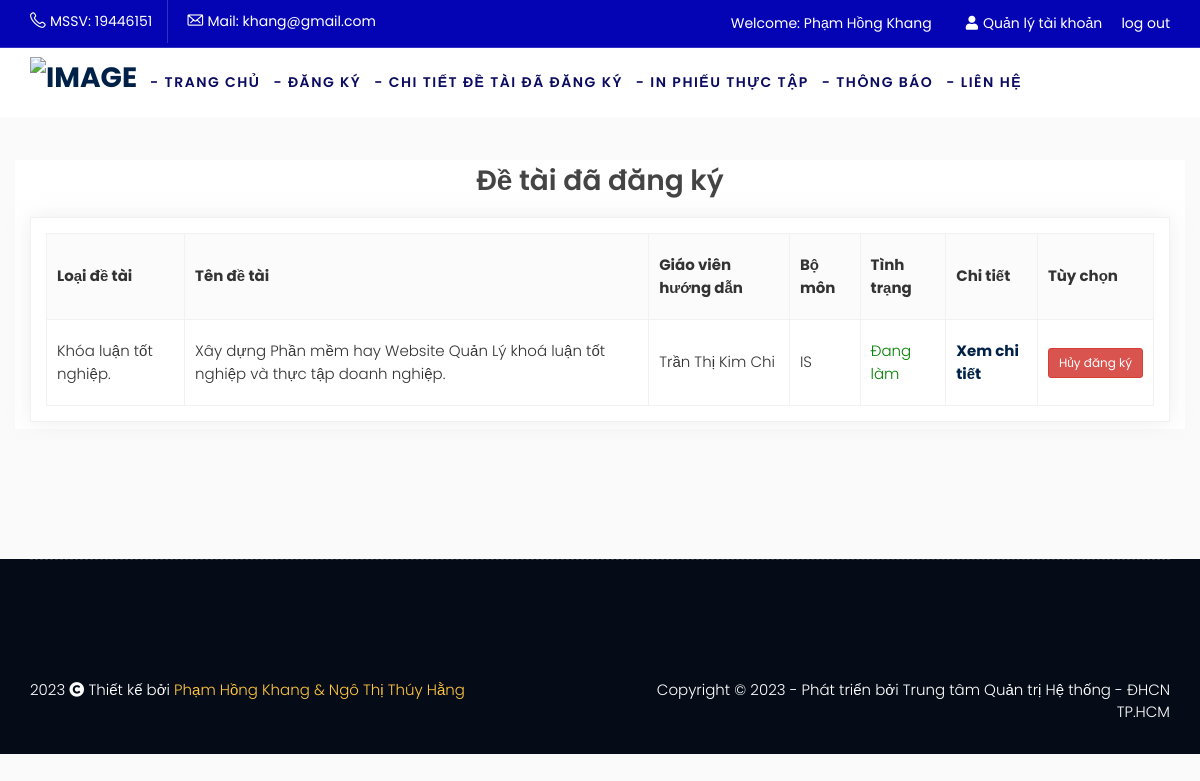
/index.php?option=registeredtopic_detail (signed in), run on the app's committed database.
### tables this page shows
CREATE TABLE `registertopic` (
  `ID` int NOT NULL,
  `Name` varchar(200) DEFAULT NULL,
  `StudentID` varchar(200) DEFAULT NULL,
  `ClassRoom` varchar(200) DEFAULT NULL,
  `username` varchar(255) NOT NULL,
  `StudentName` varchar(200) DEFAULT NULL,
  `GroupName` varchar(200) DEFAULT NULL,
  `Process` int DEFAULT NULL,
  `TopicType` varchar(200) DEFAULT NULL,
  `TopicName` varchar(200) DEFAULT NULL,
  `TeacherID` int DEFAULT NULL,
  `TeacherName` varchar(200) DEFAULT NULL,
  `Subject` varchar(200) DEFAULT NULL,
  `Type` int DEFAULT NULL,
  `Status` int DEFAULT NULL,
  `GuidePoints` float DEFAULT NULL,
  `PointProcess` float DEFAULT NULL,
  `Commnet` varchar(500) DEFAULT NULL,
  `Commentcounter` varchar(255) DEFAULT NULL,
  `ThesisTopicID` int DEFAULT NULL,
  `SupervisingTeacherID` int DEFAULT NULL
);

### system/load.php (called while the page is built, shortened)
<?php
function loadComponent($page=true)
{
	$pathView='views/';
	if($page==true)
	{
		$pathView.='pages/';
		if(isset($_REQUEST['option']))
		{
			$pathView.=$_REQUEST['option'];
			if($_REQUEST['option']=='cart')
			{
				if(isset($_REQUEST['cat']))
				{
					$pathView.='-'.$_REQUEST['cat'].'.php';
				}
				else
				{
					$pathView.='.php';
				}
			}
			else
			{
				if(isset($_REQUEST['id']))
				{
					$pathView.='-detail.php';
				}
				else
				{
					if(isset($_REQUEST['cat']))
					{
						$pathView.='-category.php';
					}
					else
					{
						$pathView.='.php';
					}
				}
			}
		}
		else
		{
			$pathView.='home.php';
		}
	}
	require_once($pathView);
}
function loadModel($name)
{
	$model = ucfirst(strtolower($name));
	$pathView ='models/'.$model.'.php';
	return new $model;
}
?>

### index.php (called while the page is built, shortened)
<?php
require_once('system/Database.php');
require_once('system/load.php');
loadComponent();
 ?>

### system/Database.php (called while the page is built, shortened)
<?php
 class Database extends config
 {
 	function __construct()
 	{
 		$this->conn = mysqli_connect($this->DB_SERVER,$this->DB_USERNAME,$this->DB_PASSWORD,$this->DB_NAME);
 		mysqli_set_charset($this->conn,"utf8");
 	}
 	function TableName($name)
 	{
 		return $this->dbprefix.$name;
 	}
 	function QueryAll($sql)
 	{
 		$result=mysqli_query($this->conn, $sql);
 		$a=array();
 		while($row=mysqli_fetch_assoc($result))
 		{
 			$a[]=$row;
 		}
 		return $a;
 	}
 }
  ?>

### models/U_registertopic.php (called while the page is built, shortened)
<?php
class u_registertopic extends Database
{
	function __construct()
	{
		$this->table = $this->TableName('registertopic');
	}
	function registertopic_list_user($id)
	{
			$sql="SELECT * FROM $this->table
			WHERE status!='0' AND StudentID = '$id'
			";
		return $this->QueryAll($sql);
	}
}
?>

### views/pages/registeredtopic_detail.php (the view, shortened to what this page needs)
<?php
require_once('views/header.php');
require_once ('system/load.php');
require_once ('system/Database.php');
require_once('views/header.php');
$category = loadModel('u_registertopic');
$customerId = $_SESSION['customer_id'];
$list=$category->registertopic_list_user($customerId);
?>
<section class="flight-destinations">
	<div class="container bg-white">
		<div class="row">
			<div class="account-info-wrapper">
				<h2 style="text-align:center;">Đề tài đã đăng ký</h2>
			</div>
			<div class="col-md-12 col-sm-12">
				<div class="flight-table">
					<table class="text-center">
						<thead>
							<tr>
								<th>Loại đề tài</th>
								<th>Tên đề tài</th>
								<th>Giáo viên hướng dẫn</th>
								<th>Bộ môn</th>
								<th>Tình trạng</th>
								<th>Chi tiết</th>
								<th>Tùy chọn</th>
							</tr>
						</thead>
						<tbody>
							<?php foreach($list as $row):?>
								<td> <?php echo $row['TopicType']  ?> </td>
								<td> <?php echo $row['TopicName']  ?></td>
								<td> <?php echo $row['TeacherName'] ?></td>
								<td> <?php echo $row['Subject']  ?></td>
								<td style="color: green;"> Đang làm</td>
								<td>
									<p><strong class="color-red-3"><a href="index.php?option=u_registertopic&id=<?php echo $row['ID'] ?>">Xem chi tiết</a></strong></p>
								</td>
								<td class="text-center">
									<a class="btn btn-sm btn-danger" href="index.php?option=registertopic_cancel&id=<?php echo $row['ID'] ?>" >Hủy đăng ký</a>
								</td>
						<?php endforeach; ?>
					</tbody>
				</table>
			</div>
		</div>
	</div>
</div>
</section>
<?php require_once('views/footer.php');  ?>

### public/Client/css/flight.css (style rules this page uses)
* { margin: 0; padding: 0; border: 0; outline: 0; font-size: 100%; background: transparent; box-sizing: border-box; }
header, nav, section, article, aside, footer { display: block; }
* { margin: 0; padding: 0; }
body { margin: 0; padding: 0; font-size: 15px; background:#fff; font-family: 'Poppins', sans-serif; line-height: 1.5; color: #333; font-weight: 300; }
h1,h2,h3,h4,h5,h6 { font-weight: 600; margin-bottom: 15px; color: #444444; margin-top: 0; line-height: 1.5; font-family: 'Poppins', sans-serif; }
h2 { font-size: 28px; }
p { margin-bottom: 15px; color: #555; }
a { color: #002147; transition: all ease-in-out 0.3s; }
section { padding: 80px 0 0px; }
table { border-collapse: collapse; width: 100%; }
thead { background: #fbfbfb; }
td, th { border: 1px solid #f1f1f1; text-align: left; padding:15px 10px; }
.bg-white { background: #fff!important; }
section.flight-destinations { padding-bottom: 80px; }
.flight-table, .flight-head { border: 1px solid #f1f1f1; box-shadow: 0px 0px 20px #cccccc57; margin-bottom: 30px; padding: 15px; display: inline-block; width: 100%; }
.flight-table:last-child { margin: 0; }
.flight-table td, .flight-table th { padding: 20px 10px; }
.flight-table p { margin-bottom: 0; }

### data on the page
registertopic: TopicType "Khóa luận tốt nghiệp.", TopicName "Xây dựng Phần mềm hay Website Quản Lý khoá luận tốt nghiệp và thực tập doanh nghiệp.", TeacherName "Trần Thị Kim Chi", Subject "IS"

### other printed values
$_SESSION['customer_username'] "19446151"
$_SESSION['customer_email'] "khang@gmail.com"
$_SESSION['customer_fullname'] "Phạm Hồng Khang"
